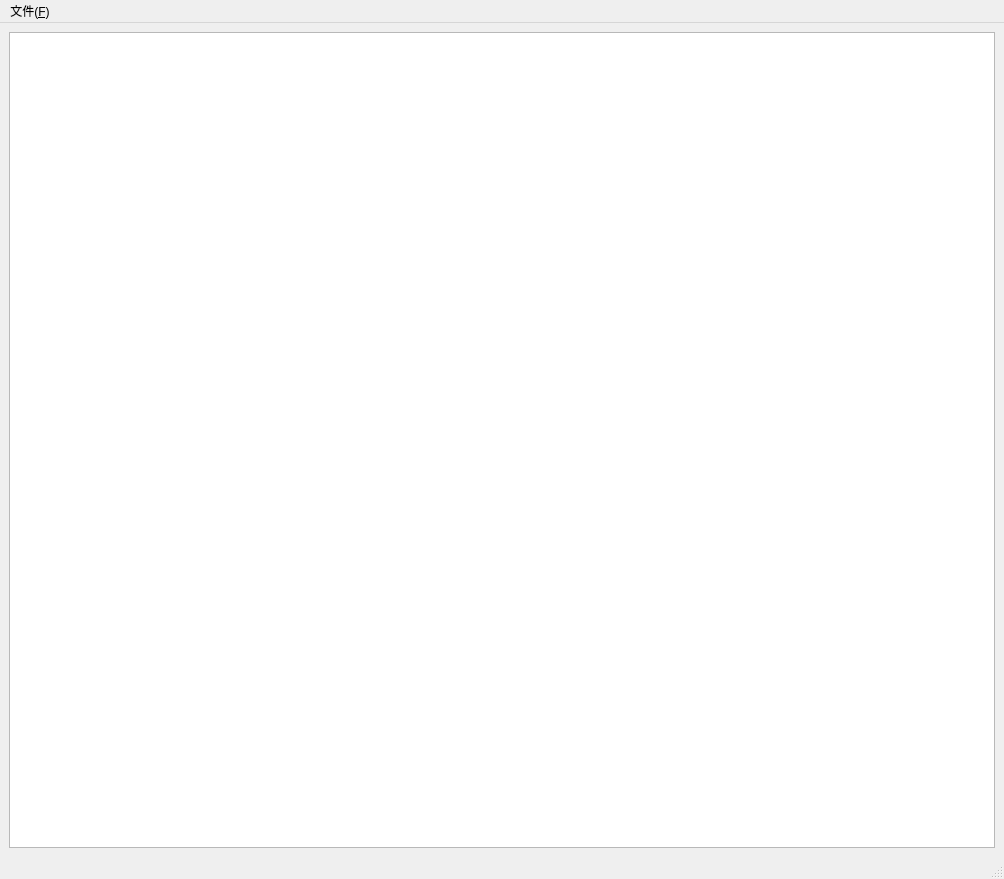
<?xml version="1.0" encoding="UTF-8"?>
<ui version="4.0">
 <class>MainWindow</class>
 <widget class="QMainWindow" name="MainWindow">
  <property name="geometry">
   <rect>
    <x>0</x>
    <y>0</y>
    <width>1004</width>
    <height>879</height>
   </rect>
  </property>
  <property name="windowTitle">
   <string>MainWindow</string>
  </property>
  <widget class="QWidget" name="centralwidget">
   <layout class="QGridLayout" name="gridLayout">
    <item row="0" column="0">
     <widget class="DicomImageGraphicsView" name="graphicsView">
      <property name="styleSheet">
       <string notr="true"/>
      </property>
     </widget>
    </item>
   </layout>
  </widget>
  <widget class="QMenuBar" name="menubar">
   <property name="geometry">
    <rect>
     <x>0</x>
     <y>0</y>
     <width>1004</width>
     <height>22</height>
    </rect>
   </property>
   <widget class="QMenu" name="menu">
    <property name="title">
     <string>文件(&amp;F)</string>
    </property>
    <addaction name="actionOpenFile_N"/>
    <addaction name="actionOpen_DICOM_Folder"/>
   </widget>
   <addaction name="menu"/>
  </widget>
  <widget class="QStatusBar" name="statusbar"/>
  <action name="actionOpenFile_N">
   <property name="text">
    <string>打开文件(&amp;N)</string>
   </property>
  </action>
  <action name="actionOpen_DICOM_Folder">
   <property name="text">
    <string>打开文件夹(&amp;O)</string>
   </property>
  </action>
 </widget>
 <customwidgets>
  <customwidget>
   <class>DicomImageGraphicsView</class>
   <extends>QGraphicsView</extends>
   <header>dicomimagegraphicsview.h</header>
  </customwidget>
 </customwidgets>
 <resources/>
 <connections/>
</ui>
